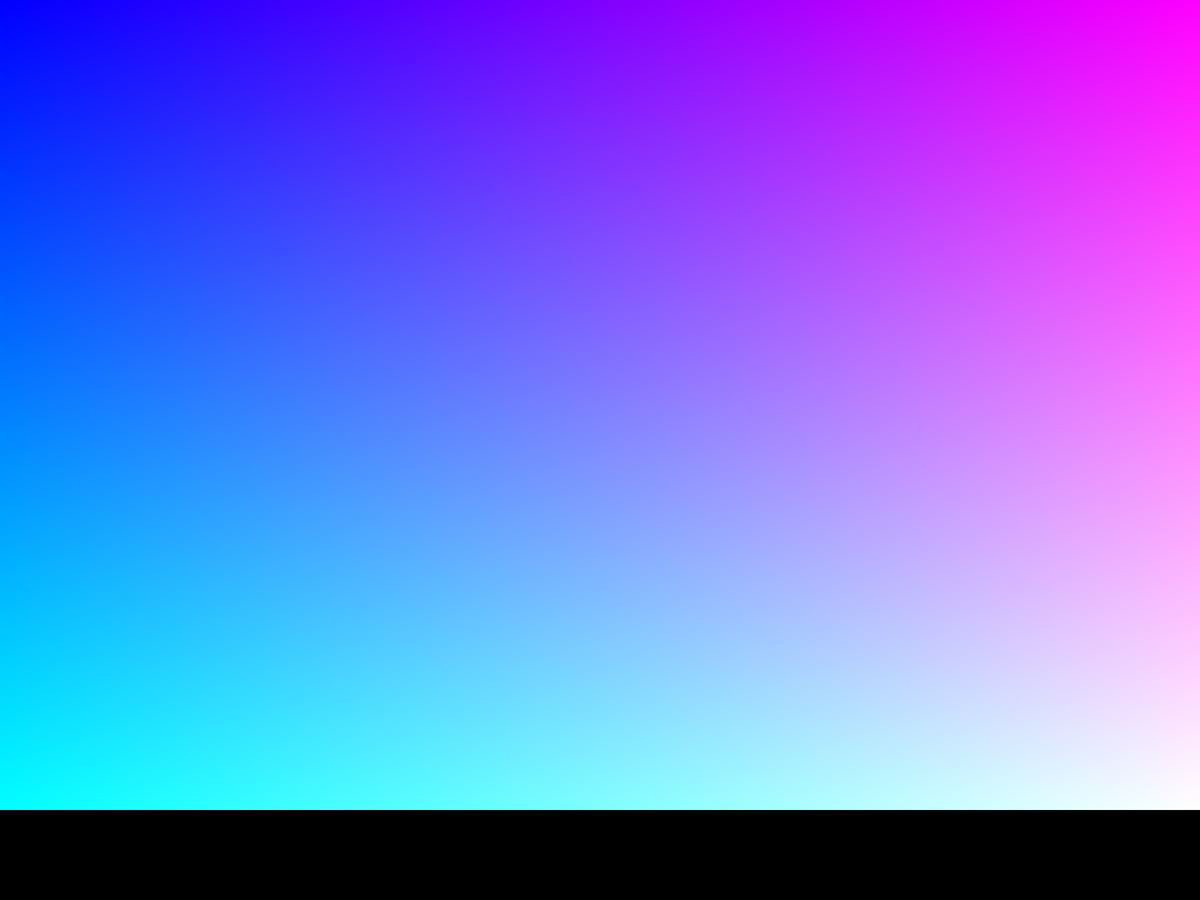
Frame 1 (no input)
Frame 60 (the mouse pressed at the canvas centre just before this capture): identical to frame 1, image omitted
Frame 120 (the mouse held since frame 60 and released just before this capture): identical to frame 1, image omitted

The Processing sketch that drew this single still picture (run headless with seeded random() and noise(); from frame 60 on, the mouse is pressed at the canvas centre):

// Processing sketch: sketch_background_image
// ── sketch_background_image.pde
void setup(){
  fullScreen();
  background(0);
  
  PImage img = createImage(1920,1080,RGB);
  
  img.loadPixels();
  
  for (float i = 0; i < img.pixels.length; i++){
      img.pixels[(int)i] = color((i%img.width/width)*255,(i/img.pixels.length)*255,255);
  }
  img.updatePixels();
  image(img, 0, 0);
  img.save("background-img.jpg");
}

void draw(){
}
